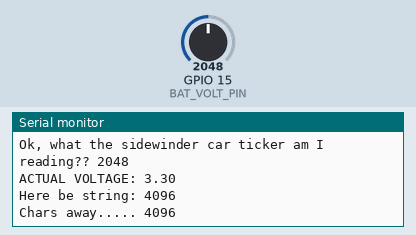
A sketch run on a simulated ESP32. Parts: the last lines printed to the serial monitor. Inputs (shaded band) come from the test bench; at power-on: GPIO 15 (BAT_VOLT_PIN) = 2048. Nothing arrives over Bluetooth unless stated.

Above: at 1.8 s.
1.9 s: GPIO 15 (BAT_VOLT_PIN) set to 2866
At 2.8 s:
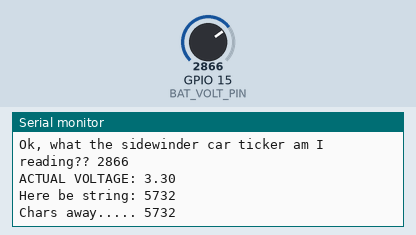
3.4 s: GPIO 15 (BAT_VOLT_PIN) set to 3603
At 4.8 s:
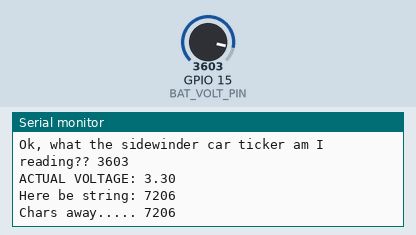
Timing chart, 0 to 6.4 s (numbered marks = the images above; inputs shaded):
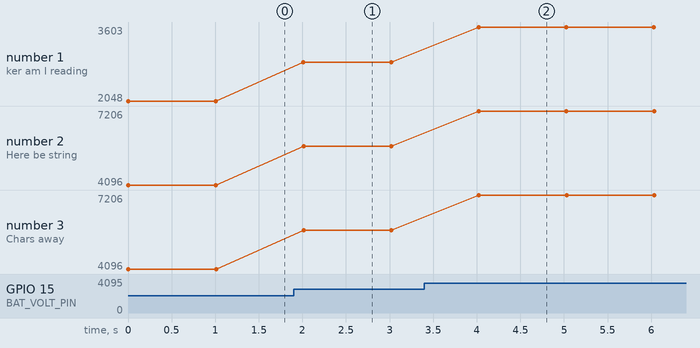

Measured:
- after the input at 1.9 s, the serial monitor: prints a new line after 0.11 s (image 1)
- after the input at 3.4 s, the serial monitor: prints a new line after 0.62 s (image 2)
- plotted number 1: 2048 → 2866 after the input at 1.9 s, 2866 → 3603 after the input at 3.4 s
- plotted number 2: 4096 → 5732 after the input at 1.9 s, 5732 → 7206 after the input at 3.4 s
- plotted number 3: 4096 → 5732 after the input at 1.9 s, 5732 → 7206 after the input at 3.4 s

The sketch:

power_management.ino
```cpp
#include "BluetoothSerial.h"

#if !defined(CONFIG_BT_ENABLED) || !defined(CONFIG_BLUEDROID_ENABLED)
#error Bluetooth is not enabled! Please run `make menuconfig` to and enable it
#endif

#define BAT_VOLT_PIN  A13

BluetoothSerial SerialBT;

void setup() {
  Serial.begin(115200);
  SerialBT.begin("ESP32 Power Manager");

  Serial.println("Here we go again...");
}

void loop() {
  unsigned int bat_volt = 0;
  char volt_str[10];
  int index = 0;
  int str_len = 0;
  float actual_volt = 0;

  bat_volt = analogRead(BAT_VOLT_PIN);
  Serial.print("Ok, what the sidewinder car ticker am I reading?? ");
  Serial.println(bat_volt);
  bat_volt = bat_volt * 2;
  actual_volt = (bat_volt / 4095) * 3.3;
  Serial.print("ACTUAL VOLTAGE: ");
  Serial.println(actual_volt);

  str_len = sprintf(volt_str, "%d\r\n", bat_volt);

  Serial.print("Here be string: ");
  Serial.print(volt_str);
  Serial.print("Chars away..... ");
  for (index = 0; index < str_len; index++)
  {
    Serial.print(volt_str[index]);
    SerialBT.write(volt_str[index]);
  }

  delay(1000);
}
```
